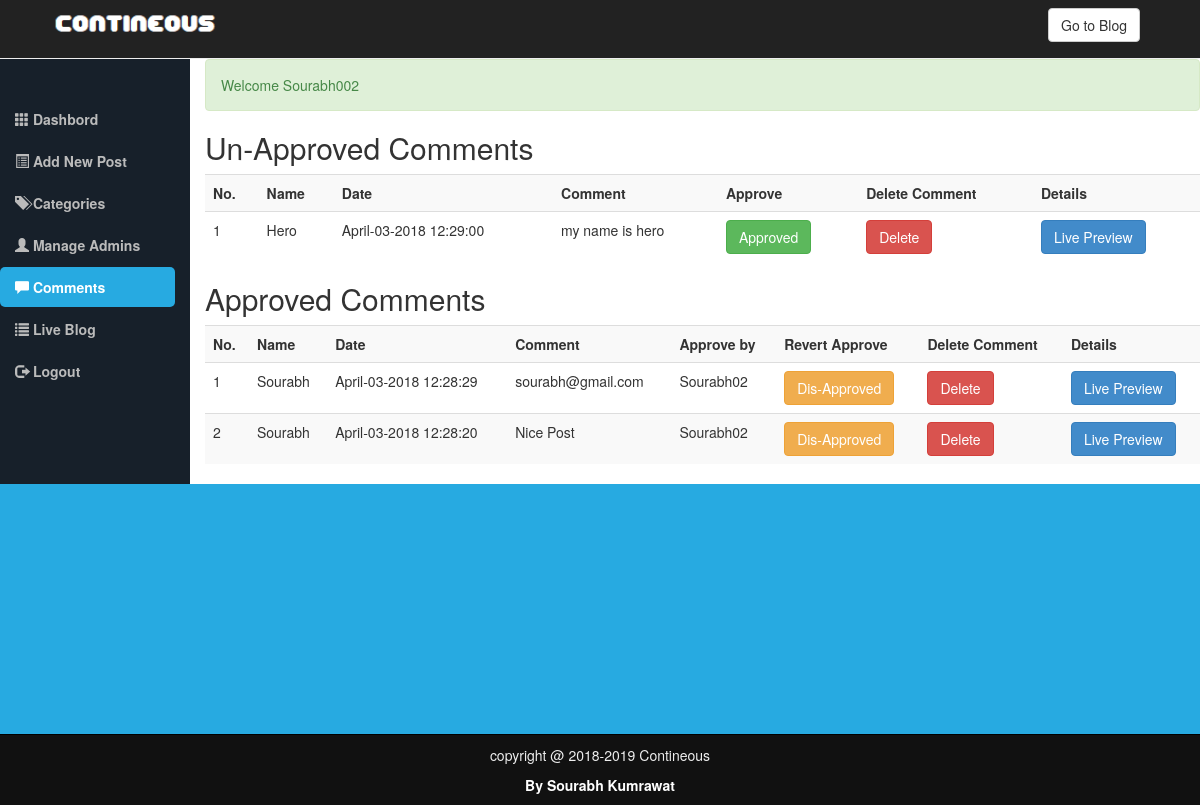
The app's page /Comments.php (signed in) with its own data.
### tables this page shows
CREATE TABLE `comments` (
  `id` int(10) NOT NULL,
  `datetime` varchar(50) NOT NULL,
  `name` varchar(200) NOT NULL,
  `email` varchar(200) NOT NULL,
  `comment` varchar(500) NOT NULL,
  `Approvedby` varchar(200) NOT NULL,
  `status` varchar(5) NOT NULL,
  `admin_panel_id` int(10) NOT NULL
);

### Comments.php (the view, shortened to what this page needs)
<?php
  require_once("Include/Sessions.php");
  require_once("Include/Functions.php");
 ?>
<!DOCTYPE html>
<html>
<head>
	<link rel="stylesheet" type="text/css" href="css/bootstrap.min.css">
	<link rel="stylesheet" type="text/css" href="css/adminstyles.css">
</head>
<body>
<nav class=" navbar-inverse" role="navigation">
  <div class="container">
    <div class="navbar-header">
      <a class="navbar-brand" href="Blog.php">
        <img style="margin-top: -12px;" src="images/Capture.png" width=180; height=40 >
      </a>
    </div>
    <div class="collapse navbar-collapse" id="collapse">
      <span class="navbar-form navbar-right">
        <a href="Blog.php"><button class="btn btn-default">Go to Blog</button></a>
      </span>
    </div>
  </div>
</nav>
	<div class="container-fluid" >
		<div class="row">
			<div class="col-sm-2">
				<br><br>
				<ul id="Side_Menu" class="nav nav-pills nav-stacked">
					<li ><a href="Dashbord.php">
                    <span class="glyphicon glyphicon-th"></span>&nbsp;Dashbord</a></li>
					<li><a href="AddNewPost.php"> <span class="glyphicon glyphicon-list-alt"></span>&nbsp;Add New Post</a></li>
					<li><a href="Categories.php"> <span class="glyphicon glyphicon-tags"></span>&nbsp;Categories</a></li>
					<li><a href="Admins.php"> <span class="glyphicon glyphicon-user"></span>&nbsp;Manage Admins</a></li>
					<li class="active"><a href="Comments.php"> <span class="glyphicon glyphicon-comment"></span>&nbsp;Comments</a></li>
					<li><a href="Blog.php"><span class="glyphicon glyphicon-list"></span>&nbsp;Live Blog</a></li>
					<li><a href="Logout.php"> <span class="glyphicon glyphicon-log-out"></span>&nbsp;Logout</a></li>
				</ul>
			</div>
			<div class="col-sm-10">
                <div><?php echo Message();
                      echo SuccessMessage();
				 ?></div>
				<h2>Un-Approved Comments</h2>
				<div class="table-responsive">
					<table class="table table-striped table-hover">
					<tr>
						<th>No.</th>
						<th>Name</th>
						<th>Date</th>
						<th>Comment</th>
						<th>Approve</th>
						<th>Delete Comment</th>
						<th>Details</th>
					</tr>
   					<?php
                    $Query="SELECT * FROM comments WHERE status='OFF' ORDER BY id desc";
                    $Execute=mysqli_query($Connection,$Query);
                    $SrNo=0;
                    while($DataRows=mysqli_fetch_array($Execute)) {
                    	$CommentId=$DataRows['id'];
                    	$DateTimeofComment=$DataRows['datetime'];
                    	$PersonName=$DataRows['name'];
                    	$PersonComment=$DataRows['comment'];
                    	$CommentedPostId=$DataRows['admin_panel_id'];
                    	$SrNo++;
                   ?>
                <tr>
                	<td><?php echo htmlentities($SrNo); ?></td>
                	<td><?php echo htmlentities($PersonName); ?></td>
                	<td><?php echo htmlentities($DateTimeofComment); ?></td>
                	<td><?php echo htmlentities($PersonComment); ?></td>
                	<td><a href="ApproveComment.php?id=<?php echo $CommentId; ?>"><span class="btn btn-success">Approved</spBlog/td>
                	<td><a href="DeleteComments.php?id=<?php echo $CommentId; ?>"><span class="btn btn-danger">Delete</span></a></td>
                	<td><a href="FullPost.php?id=<?php echo $CommentedPostId; ?>"><span class="btn btn-primary">Live Preview</span></a></td>
                </tr>
             <?php } ?>
					</table>
				</div>
				<h2>Approved Comments</h2>
				<div class="table-responsive">
					<table class="table table-striped table-hover">
					<tr>
						<th>No.</th>
						<th>Name</th>
						<th>Date</th>
						<th>Comment</th>
						<th>Approve by</th>
						<th>Revert Approve</th>
						<th>Delete Comment</th>
						<th>Details</th>
					</tr>
   					<?php
                    $Query="SELECT * FROM comments WHERE status='ON' ORDER BY id desc";
                    $Execute=mysqli_query($Connection,$Query);
                    $SrNo=0;
                    while($DataRows=mysqli_fetch_array($Execute)) {
                    	$CommentId=$DataRows['id'];
                    	$DateTimeofComment=$DataRows['datetime'];
                    	$PersonName=$DataRows['name'];
                    	$PersonComment=$DataRows['comment'];
                    		$ApprovedBy=$DataRows['Approvedby'];
                    	$CommentedPostId=$DataRows['admin_panel_id'];
                    	$SrNo++;
                   ?>
                <tr>
                	<td><?php echo htmlentities($SrNo); ?></td>
                	<td><?php echo htmlentities($PersonName); ?></td>
                	<td><?php echo htmlentities($DateTimeofComment); ?></td>
                	<td><?php echo htmlentities($PersonComment); ?></td>
                <td><?php echo htmlentities($ApprovedBy); ?></td>
                	<td><a href="DisApproveComment.php?id=<?php echo $CommentId; ?>"><span class="btn btn-warning">Dis-Approved</span></a></td>
                	<td><a href="DeleteComments.php?id=<?php echo $CommentId; ?>"><span class="btn btn-danger">Delete</span></a></td>
                	<td>
                		<a href="FullPost.php?id=<?php echo $CommentedPostId; ?>"><span class="btn btn-primary">Live Preview</span></a>
                	</td>
                </tr>
             <?php } ?>
					</table>
				</div>
			</div>
		</div>
	</div>
  <div style="height: 250px; background: #27aae1;"></div>
	<div id="Footer">
		<p>copyright @ 2018-2019 Contineous</p>
		<a style="color: white; text-decoration: none; cursor: pointer; font-weight: bold; " href="#">By Sourabh Kumrawat</a>
	</div>
</body>
</html>

### css/adminstyles.css (style rules this page uses)
body { background: #17202A; }
.col-sm-10 { background-color: #fff; }
#Side_Menu a { color: #bbb; font-weight: bold; }
#Side_Menu .active a { color: #fff; background-color: #27aae1; font-weight: bold; }
#Footer { padding: 10px; border-top: 1px solid black; color: #eeeeee; background-color: #111111; text-align: center; }

### records on screen
comments: name "Hero", datetime "April-03-2018 12:29:00", comment "my name is hero"
comments: name "Sourabh", datetime "April-03-2018 12:28:29", comment "sourabh@gmail.com", Approvedby "Sourabh02"
comments: name "Sourabh", datetime "April-03-2018 12:28:20", comment "Nice Post", Approvedby "Sourabh02"

### other values on screen
SuccessMessage() "Welcome Sourabh002"
